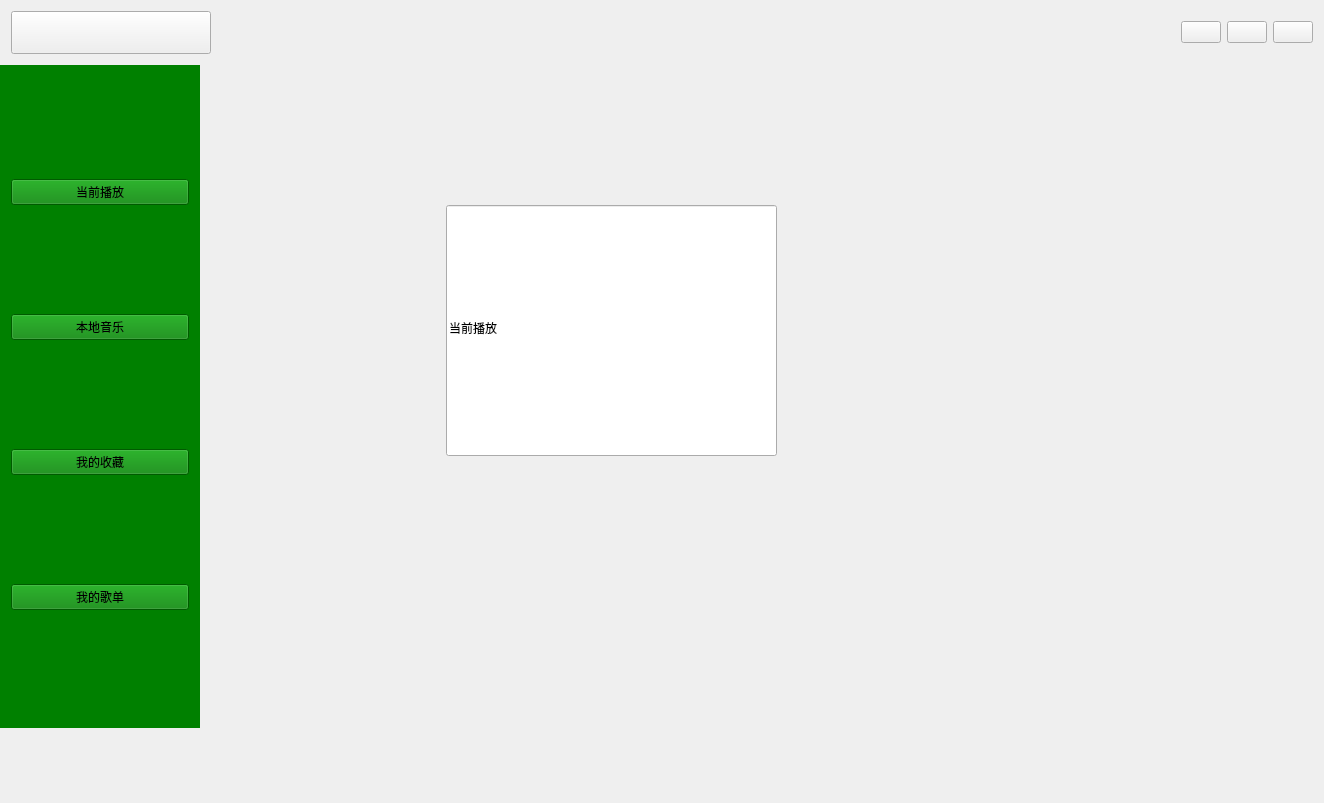
<?xml version="1.0" encoding="UTF-8"?>
<ui version="4.0">
 <class>mainWidgetClass</class>
 <widget class="QMainWindow" name="mainWidgetClass">
  <property name="geometry">
   <rect>
    <x>0</x>
    <y>0</y>
    <width>1324</width>
    <height>803</height>
   </rect>
  </property>
  <property name="windowTitle">
   <string>mainWidget</string>
  </property>
  <widget class="QWidget" name="centralWidget">
   <layout class="QVBoxLayout" name="verticalLayout">
    <property name="spacing">
     <number>0</number>
    </property>
    <property name="leftMargin">
     <number>0</number>
    </property>
    <property name="topMargin">
     <number>0</number>
    </property>
    <property name="rightMargin">
     <number>0</number>
    </property>
    <property name="bottomMargin">
     <number>0</number>
    </property>
    <item>
     <widget class="QWidget" name="m_pwdtTopWidget" native="true">
      <property name="minimumSize">
       <size>
        <width>0</width>
        <height>65</height>
       </size>
      </property>
      <layout class="QHBoxLayout" name="horizontalLayout_2">
       <item>
        <widget class="QPushButton" name="m_pbtnSoftWareName">
         <property name="sizePolicy">
          <sizepolicy hsizetype="Minimum" vsizetype="Preferred">
           <horstretch>0</horstretch>
           <verstretch>0</verstretch>
          </sizepolicy>
         </property>
         <property name="minimumSize">
          <size>
           <width>200</width>
           <height>0</height>
          </size>
         </property>
         <property name="text">
          <string/>
         </property>
        </widget>
       </item>
       <item>
        <spacer name="horizontalSpacer">
         <property name="orientation">
          <enum>Qt::Horizontal</enum>
         </property>
         <property name="sizeHint" stdset="0">
          <size>
           <width>40</width>
           <height>20</height>
          </size>
         </property>
        </spacer>
       </item>
       <item>
        <widget class="QPushButton" name="pushButton_6">
         <property name="text">
          <string/>
         </property>
        </widget>
       </item>
       <item>
        <widget class="QPushButton" name="pushButton_5">
         <property name="text">
          <string/>
         </property>
        </widget>
       </item>
       <item>
        <widget class="QPushButton" name="pushButton_7">
         <property name="text">
          <string/>
         </property>
        </widget>
       </item>
      </layout>
     </widget>
    </item>
    <item>
     <layout class="QHBoxLayout" name="horizontalLayout">
      <item>
       <widget class="QWidget" name="m_pwdtButtonGroup" native="true">
        <property name="minimumSize">
         <size>
          <width>200</width>
          <height>0</height>
         </size>
        </property>
        <property name="styleSheet">
         <string notr="true">background: green;</string>
        </property>
        <layout class="QVBoxLayout" name="verticalLayout_2">
         <item>
          <widget class="QPushButton" name="m_pbtnCurrentPlaying">
           <property name="text">
            <string>当前播放</string>
           </property>
          </widget>
         </item>
         <item>
          <widget class="QPushButton" name="m_pbtnLocalMusic">
           <property name="text">
            <string>本地音乐</string>
           </property>
          </widget>
         </item>
         <item>
          <widget class="QPushButton" name="m_pbtnFavoriteMusic">
           <property name="text">
            <string>我的收藏</string>
           </property>
          </widget>
         </item>
         <item>
          <widget class="QPushButton" name="m_pbtnSongList">
           <property name="text">
            <string>我的歌单</string>
           </property>
          </widget>
         </item>
        </layout>
       </widget>
      </item>
      <item>
       <widget class="QStackedWidget" name="stackedWidget">
        <widget class="QWidget" name="m_pwdtCurrentPlayPage">
         <widget class="QLineEdit" name="lineEdit_4">
          <property name="geometry">
           <rect>
            <x>240</x>
            <y>140</y>
            <width>331</width>
            <height>251</height>
           </rect>
          </property>
          <property name="text">
           <string>当前播放</string>
          </property>
         </widget>
        </widget>
        <widget class="QWidget" name="m_pwdtLocalMusicPage">
         <widget class="QLineEdit" name="lineEdit_5">
          <property name="geometry">
           <rect>
            <x>240</x>
            <y>200</y>
            <width>371</width>
            <height>231</height>
           </rect>
          </property>
          <property name="text">
           <string>本地音乐</string>
          </property>
         </widget>
        </widget>
        <widget class="QWidget" name="m_pwdtFavoriteMusicPage">
         <widget class="QLineEdit" name="lineEdit_2">
          <property name="geometry">
           <rect>
            <x>230</x>
            <y>110</y>
            <width>261</width>
            <height>151</height>
           </rect>
          </property>
          <property name="text">
           <string>我的收藏</string>
          </property>
         </widget>
        </widget>
        <widget class="QWidget" name="m_pwdtSongListPage">
         <widget class="QLineEdit" name="lineEdit_3">
          <property name="geometry">
           <rect>
            <x>280</x>
            <y>200</y>
            <width>301</width>
            <height>171</height>
           </rect>
          </property>
          <property name="text">
           <string>我的歌单</string>
          </property>
         </widget>
        </widget>
       </widget>
      </item>
     </layout>
    </item>
    <item>
     <widget class="QWidget" name="m_pwdtBottiomWidget" native="true">
      <property name="minimumSize">
       <size>
        <width>0</width>
        <height>75</height>
       </size>
      </property>
     </widget>
    </item>
   </layout>
  </widget>
 </widget>
 <layoutdefault spacing="6" margin="11"/>
 <resources/>
 <connections/>
</ui>
